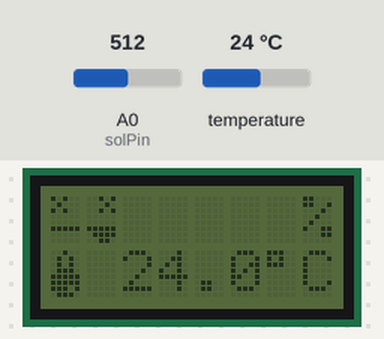
This sketch was run on a simulated Arduino Uno, built with avr-gcc and run on an emulated ATmega328P. On the bench: 8×2 character LCD. Inputs (shaded band) come from the test bench; at power-on: A0 (solPin) = 512, temperature 24 °C. What the sketch prints to the serial monitor is not drawn.

Above: at 1.3 s.
1.4 s: A0 (solPin) set to 391
At 3.3 s:
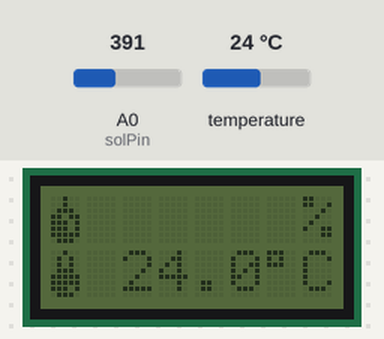
3.6 s: temperature set to 1 °C
At 4.7 s:
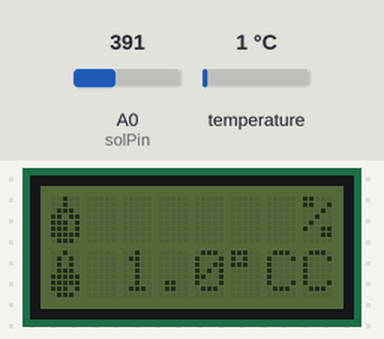
5.7 s: A0 (solPin) set to 411
At 7.2 s:
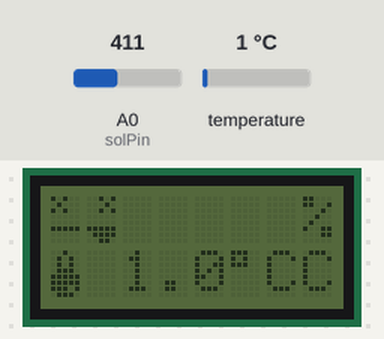
7.8 s: A0 (solPin) set to 380
At 9.5 s:
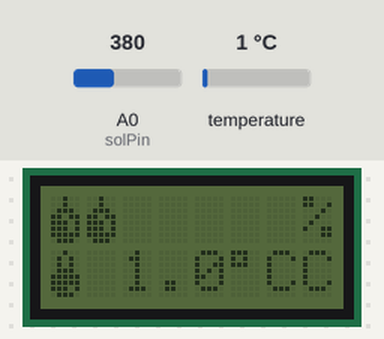
9.8 s: temperature set to 12 °C
At 11.2 s:
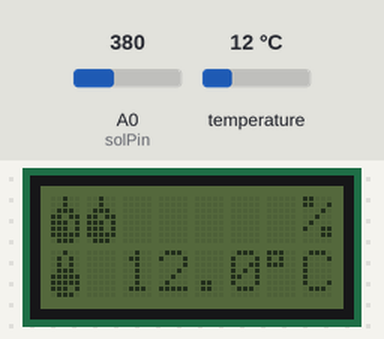
11.9 s: A0 (solPin) set to 330
At 13.8 s:
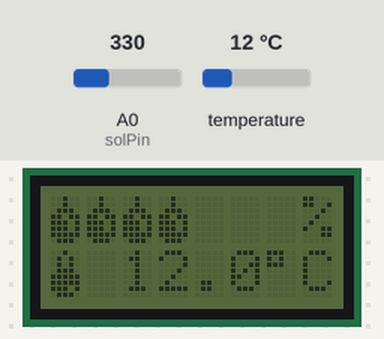
Timing chart, 0 to 14.9 s (numbered marks = the images above; inputs shaded):
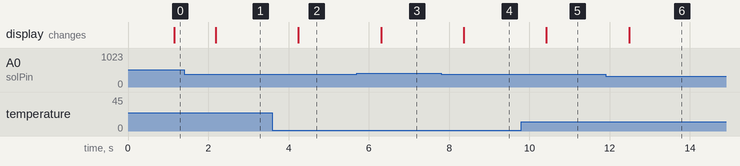

Measured:
- after the input at 1.4 s, the display: changes after 0.78 s (image 1)
- after the input at 3.6 s, the display: changes after 0.65 s (image 2)
- after the input at 5.7 s, the display: changes after 0.61 s (image 3)
- after the input at 7.8 s, the display: changes after 0.57 s (image 4)
- after the input at 9.8 s, the display: changes after 0.63 s (image 5)
- after the input at 11.9 s, the display: changes after 0.59 s (image 6)

The sketch:

LCD_teplitsa.ino
```cpp
#include <LiquidCrystal_I2C.h>      // подключаем библиотеку lcd
LiquidCrystal_I2C lcd(0x27, 8, 2); // адрес, столбцов, строк
#include <microDS18B20.h>          //подключаем библиотеку датчика температуры
MicroDS18B20<2> sensor;
#define solPin A0 // порт для подключения датчика
int minsol = 0; // минимальное значение влажности почвы
int sol;
//int value;                                                                          //УБРАТЬ
//int sensorValue;                                                                    //УБРАТЬ
//int percentage;                                                                     //УБРАТЬ
byte kaplya[]   = {B00100,B00100,B01110,B11011,B11101,B11101,B11111,B01110}; // Символ капли
byte RIP1[] = {B10100,B01000,B10100,B00000,B00000,B11111,B00000,B00000}; // Символ левой половины смайлика
byte RIP2[] = {B00101,B00010,B00101,B00000,B00000,B11111,B01111,B00110}; // Символ правой половины смайлика
byte termometr[] = {B00100,B01010,B01010,B01110,B11111,B11111,B11101,B01110};// Символ градусника

//int min = 200; //drowned in water                                                       //УБРАТЬ
//int max = 500; //dry soil                                                               //УБРАТЬ

void setup() {
  lcd.init();               // инициализация
  lcd.noBacklight();
  Serial.begin(9600);
  pinMode(solPin, INPUT);
  lcd.createChar(0, kaplya); // Создаем символ под номером 1
  lcd.createChar(1, kaplya); // Создаем символ под номером 2
  lcd.createChar(2, kaplya); // Создаем символ под номером 3
  lcd.createChar(3, kaplya); // Создаем символ под номером 4
  lcd.createChar(4, kaplya); // Создаем символ под номером 5
  lcd.createChar(5, RIP1); // Создаем символ под номером 6
  lcd.createChar(6, RIP2); // Создаем символ под номером 7
  lcd.createChar(7, termometr); // Создаем символ под номером 8
  //sensorValue = analogRead(A0);                                                      //УБРАТЬ
  //sensorValue = map(sensorValue, 20, 100, min, max);  // соотношение значений и процентов    //УБРАТЬ
  //percentage = (float)((sensorValue - min) * 100) / (max - min);                      //УБРАТЬ
}
void loop() {
  sensor.requestTemp(); // запрос температуры
  delay(1000);          // ждём
  sol = analogRead(solPin);
  lcd.home();           // курсор в 0,0
  //lcd.setCursor(5, 0); // 6 столб, 1 строка                                          //УБРАТЬ
  //lcd.write(sensorValue);                                                                  //УБРАТЬ
  lcd.setCursor(7, 0); // 8 столб, 1 строка
  lcd.write('%');
  lcd.setCursor(0, 1); // 0 столб, 2 строка
  lcd.write(7);
  lcd.write(' ');
  lcd.print(sensor.getTemp(), 1); // текущая температура
  lcd.write(223);       // градус
  lcd.write('C');
 Serial.print(sol); //печать значения влажности
  Serial.print(' ');
 // Serial.print(percentage);                                                              //УБРАТЬ


  lcd.setCursor(0, 0);
  if (sol <= 310){
    lcd.write(0);
    lcd.write(1);
    lcd.write(2);
    lcd.write(3);
    lcd.write(4);}
  else if (sol >= 311 && sol<= 330){
    lcd.write(0);
    lcd.write(1);
    lcd.write(2);
    lcd.write(3);
    lcd.write(' ');}
  else if (sol >= 331 && sol<= 340){
    lcd.write(0);
    lcd.write(1);
    lcd.write(2);
    lcd.write(' ');
    lcd.write(' ');}
  else if (sol >= 341 && sol<= 390){
    lcd.write(0);
    lcd.write(1);
    lcd.write(' ');
    lcd.write(' ');
    lcd.write(' ');}
  else if (sol >= 391 && sol<= 400){
    lcd.write(0);
    lcd.write(' ');
    lcd.write(' ');
    lcd.write(' ');
    lcd.write(' ');}
    else if (sol >= 401){    //ok
    lcd.write(5);
    lcd.write(6);
    lcd.write(' ');
    lcd.write(' ');
    lcd.write(' ');}

}


//1. Не получается вывести влажность на дисплей// получилось, но она не меняется .. ГОТОВО
//2. Не получается убирать лишние капли, при изменении влажности .. ГОТОВО
//3. Не получается вывести букву 'Т' на дисплей).. ГОТОВО
//4. Температура сдвигается с 0.00, когда я дотрагиваюсь до датчика (мб. когда происходит скачок температуры).. ГОТОВО
//5. Осталось понять как сделать влажность в процентах
//6. Датчик показывает хуйню.Эксперимент не удался. МБ нужна калибровка
```
